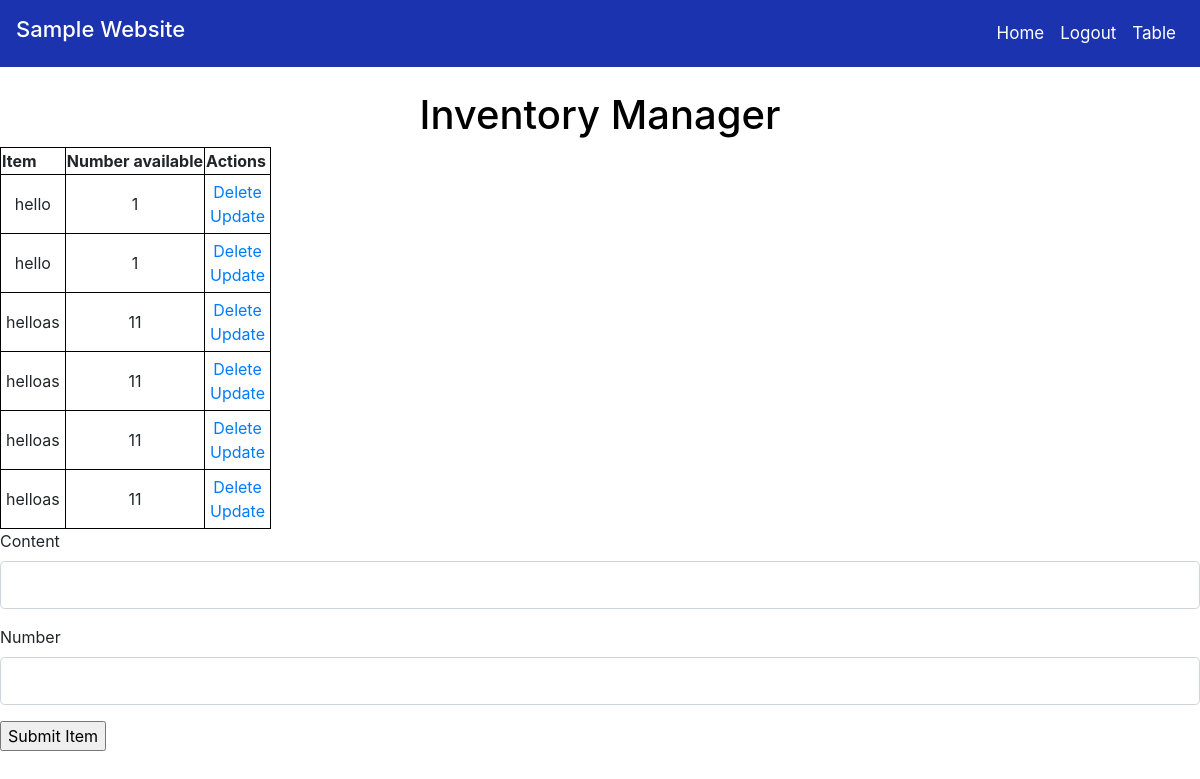
The page /table (signed in) on the database as committed earlier.
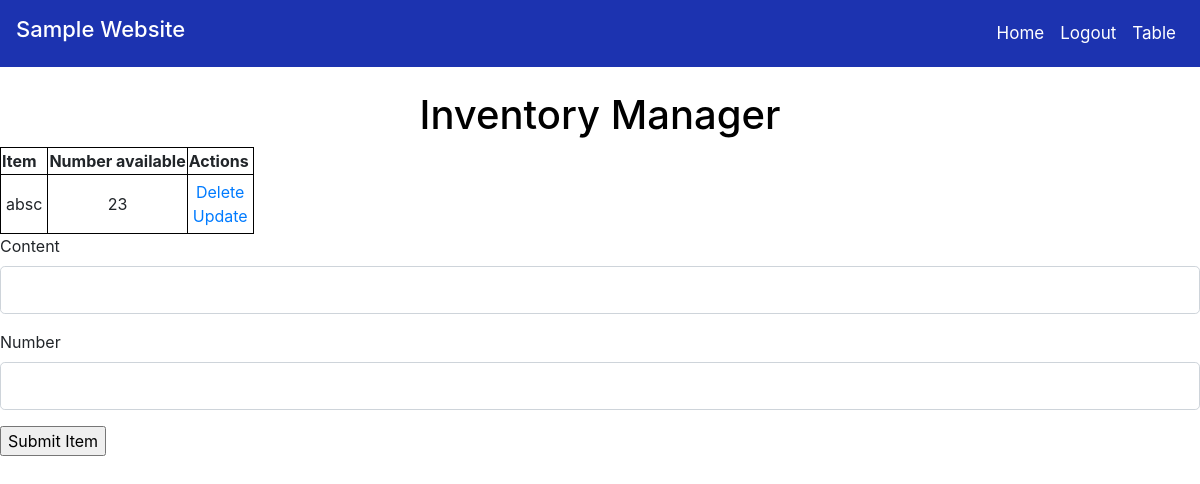
The same page on the database as committed later.
### flaskblog/models.py (models this page shows, shortened)
class Item(db.Model):
  id = db.Column(db.Integer, primary_key=True)
  content = db.Column(db.String(200), nullable=False)
  date_created = db.Column(db.DateTime, default=datetime.utcnow)
  number = db.Column(db.Integer)
  user_id = db.Column(db.Integer, db.ForeignKey('user.id'), nullable=False)

### flaskblog/routes.py (the view)
@app.route("/table", methods=['GET', 'POST'])
@login_required
def table():
  form = ItemForm()
  if form.validate_on_submit():
    item = Item(content=form.content.data, number=form.number.data, author=current_user)
    db.session.add(item)
    db.session.commit()
  items = Item.query.all()
  return render_template('table.html', items=items, form=form)

### flaskblog/forms.py
class ItemForm(FlaskForm):
  content = StringField('Content', validators=[DataRequired()])
  number = IntegerField('Number', validators = [DataRequired()])
  submit = SubmitField('Submit Item')

### flaskblog/models.py (called while the page is built)
@login_manager.user_loader
def load_user(user_id):
  return User.query.get(int(user_id))

### flaskblog/templates/table.html (shortened to what this page needs)
{% extends "layout.html" %}
{% block content %}
<div>
  <h1>Inventory Manager</h1>
  {% if current_user.items|length < 1 %}
  <h4>There are no items</h4>
  {% else %}
  <table>
    <tr>
      <th>Item</th>
      <th>Number available</th>
      <th>Actions</th>
    </tr>
    {% for item in current_user.items %}
      <tr>
        <td>{{ item.content }}</td>
        <td>{{ item.number }}</td>
        <td>
          <a href="/delete/{{item.id}}">Delete</a>
          <br>
          <a href="/update/{{item.id}}">Update</a>
        </td>
      </tr>
    {% endfor %}
  </table>
  {% endif %}
  <form method="POST" action="">
    <div class="form-group">
      {{ form.content.label(class="form-control-label") }}
      {{ form.content(class="form-control form-control-lg") }}
    </div>
    <div class="form-group">
      {{ form.number.label(class="form-control-label") }}
      {{ form.number(class="form-control form-control-lg") }}
    </div>
    <div class="form-group">
      {{ form.submit(class="form-check-label") }}
    </div>
  </form>
</div>
{% endblock content %}

### flaskblog/templates/layout.html (shortened to what this page needs)
<!DOCTYPE html>
<html lang="en" xmlns="http://www.w3.org/1999/xhtml">
<head>
  <link rel="stylesheet" href="https://stackpath.bootstrapcdn.com/bootstrap/4.3.1/css/bootstrap.min.css">
  <link rel="stylesheet" type="text/css" href="{{ url_for('static', filename='main.css')}}">
</head>
<body>
  <header>
    <nav class = "navbar navbar-expand-sm">
      <h1 class="navbar-brand">Sample Website</h1>
      <div class="collapse navbar-collapse" id="navbarMenu">
        <ul class="navbar-nav ml-auto">
          <li class="nav-item">
            <a href="{{url_for('home') }}" class="nav-link">Home</a>
          </li>
          {% if current_user.is_authenticated %}
          <li class="nav-item">
            <a href="{{url_for('logout')}}" class="nav-link">Logout</a>
          </li>
          <li class="nav-item">
            <a href="{{url_for('table')}}" class="nav-link">Table</a>
          </li>
          {% endif %}
        </div>
    </nav>
  </header>
  <br>
  {% block content %}{% endblock %}
</body>
</html>

### flaskblog/static/main.css (style rules this page uses)
.navbar { background-color: #1c33b0; }
.nav-item { font-size: 17px; }
.nav-link { color: white; }
.navbar-brand { font-size:22px; color: white; }
h1 { text-align:center; color: black; }
table, td, th { border: 1px solid black; }
td { text-align: center; padding: 5px; }

Rows that differ between the two databases and show on the page:
removed Item: content "hello", number "1"
no longer on this page (row edited): Item: content "hello", number "1"
removed Item: content "helloas", number "11"
removed Item: content "helloas", number "11"
removed Item: content "helloas", number "11"
removed Item: content "helloas", number "11"
added Item: content "absc", number "23"
